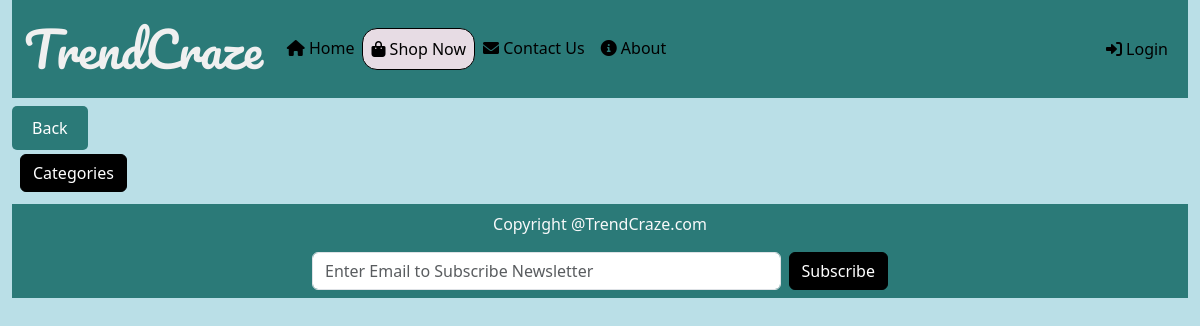
The app's page /shop/all/all/, older data.
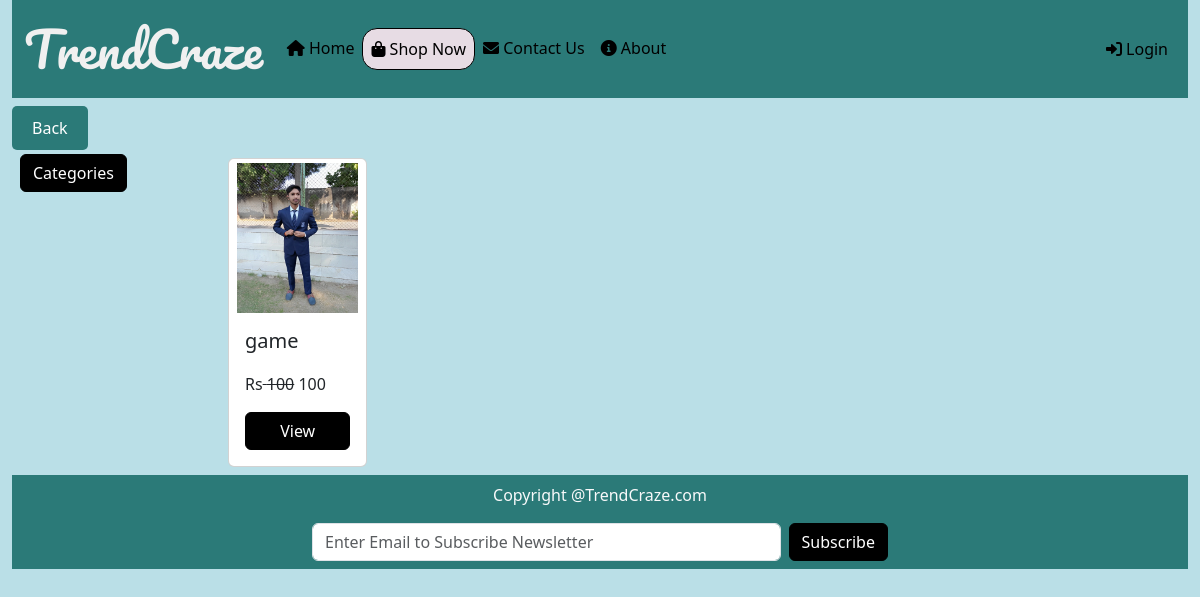
The same page, newer data.
### mainApp/models.py (models this page shows, shortened)
class Product(models.Model):
    id=models.AutoField(primary_key=True)
    user=models.ForeignKey(User,on_delete=models.CASCADE)
    name=models.CharField(max_length=50)
    maincat=models.CharField(max_length=50)
    brand=models.CharField(max_length=50)
    props=models.TextField()
    banPic=models.ImageField(upload_to='productimg/')
    baseprice=models.IntegerField(default=0)
    discount=models.IntegerField(default=0)
    finalPrice=models.IntegerField(default=0)
    color=models.CharField(max_length=20)
    size=models.CharField(max_length=10)
    desc=models.TextField()
    stock=models.BooleanField(default=True)
    time=models.DateField(auto_now=True)

### mainApp/views.py (the view)
# urls.py: path("shop/<str:mc>/<str:brn>/", views.shop),
def shop(request, mc, brn):
    mainCat = mainCategory.objects.all()
    br = Brand.objects.all()
    pics = Pics.objects.all()
    filter_query = Q()
    if mc != 'all':
        filter_query &= Q(maincat__name=mc)
    if brn != 'all':
        filter_query &= Q(brand__name=brn)
    data = Product.objects.filter(filter_query)
    return render(request, "shop.html", {"data": data, 'pic': pics, "maincat": mainCat, 'brand': br, 'mc': mc, 'brn': brn, 'act': actype})

### mainApp/templates/shop.html (shortened to what this page needs)
{% extends 'index.html' %}
{% load static %}
{% block body %}
<button onclick="goBack()" style="background-color: #2b7a78; color: #fff; border: none; padding: 10px 20px; cursor: pointer; border-radius: 5px;">Back</button>
<div class="container-fluid mx-2">
    <div class="row">
        <div class="container-fluid col-lg-2 my-1" style="border-radius: 7px; padding: 0;">
            <a class="btn btn-primary" data-bs-toggle="offcanvas" href="#offcanvasExample" role="button"
                aria-controls="offcanvasExample">
                Categories
            </a>
        </div>
        <div class="container-fluid col-lg-10 ">
            <div class="row">
                {% for i in data%}
                        <div class="col-xxl-2 col-xl-2 col-lg-2 col-md-3 col-sm-4 col-6 mt-2">
                            <div class="card">
                                <img src={{i.banPic.url}} class="card-img-top mt-1 px-2" alt="..." height="150px">
                                <div class="card-body">
                                    <h5 class="card-title" style="height:35px ;">{{i.name}}</h5>
                                    <p class="card-text">Rs<strike> {{i.baseprice}}</strike> {{i.finalPrice}}</p>
                                    <a href="/product/{{i.id}}/" class="btn btn-primary w-100">View</a>
                                </div>
                            </div>
                        </div>
                {% endfor %}
            </div>
        </div>
    </div>
</div>
{% endblock %}

Row changes from the older to the newer data that the page shows:
added Product: banPic (picture), name "game", baseprice "100", finalPrice "100"
